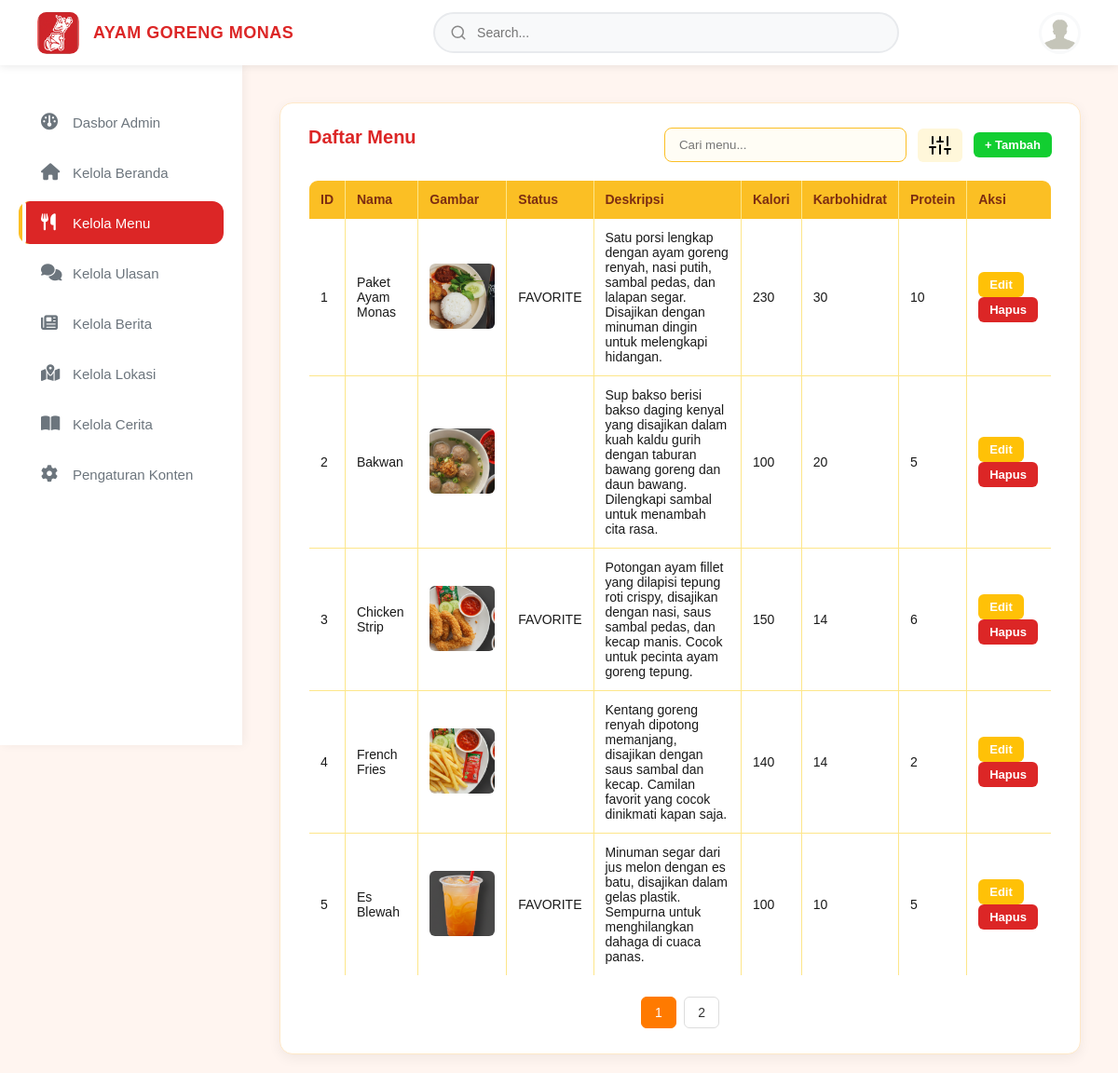
The app's page /Admin/menu/manage_menu.php, older data.
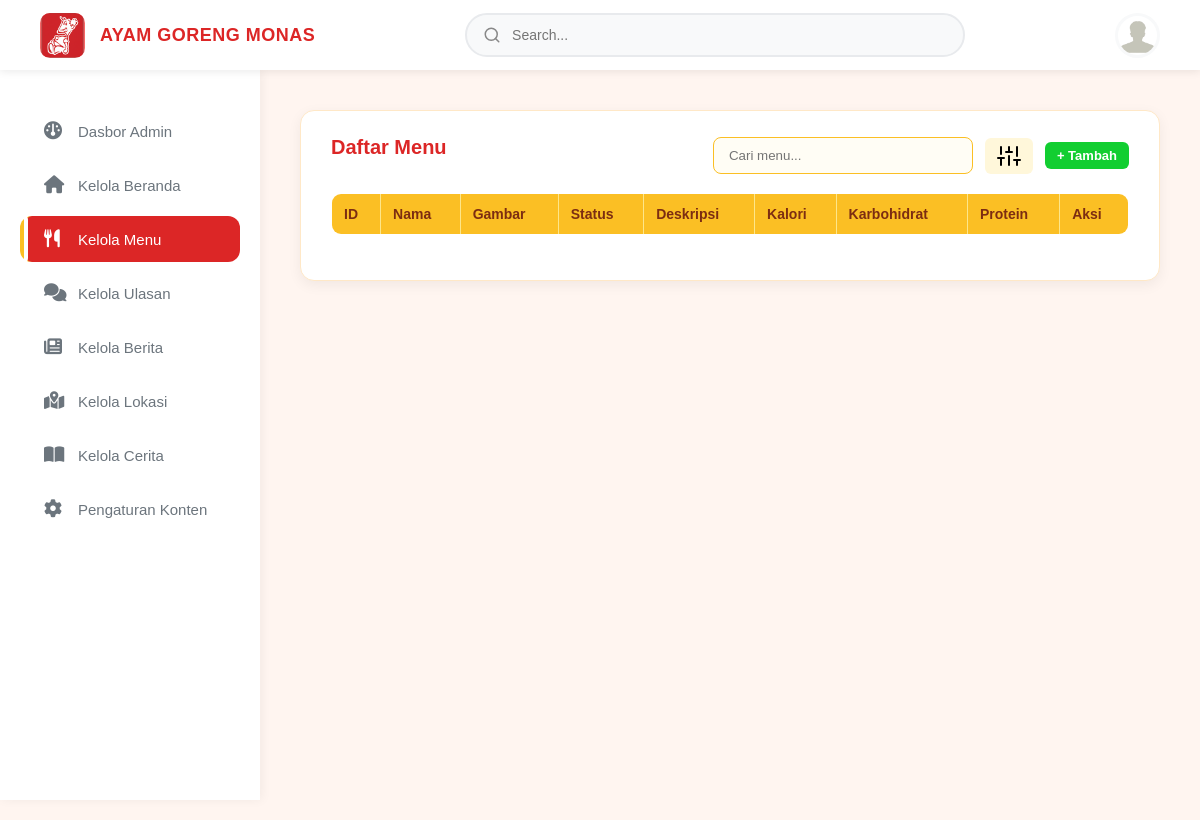
The same page, newer data.
### tables this page shows
CREATE TABLE `menu` (
  `id` int NOT NULL,
  `nama` varchar(50) NOT NULL,
  `gambar` varchar(100) NOT NULL,
  `status` varchar(20) DEFAULT NULL,
  `deskripsi` text,
  `karbohidrat` int DEFAULT NULL,
  `kalori` int DEFAULT NULL,
  `protein` int DEFAULT NULL
);

### Admin/menu/manage_menu.php (the view, shortened to what this page needs)
<?php
$conn = mysqli_connect("localhost", "root", "", "ayamgoreng_monas");
?>
<!DOCTYPE html>
<html lang="en">
<head>
  <link rel="stylesheet" href="../style_admin/manage_menu.css" />
</head>
<body>
<?php
include "../layout/header_admin.php";
include "../layout/sidebar_admin.php";
?>
<section class="main-content">
  <div class="table-section">
    <div class="table-header">
      <h2>Daftar Menu</h2>
      <div class="table-tools">
        <input type="text" placeholder="Cari menu..." class="search-menu">
        <button class="filter-btn">
          <i data-feather="sliders"></i>
        </button>
        <a href="tambah_menu.php">
          <button class="add-btn">+ Tambah</button>
        </a>
      </div>
    </div>
    <?php
      $limit = 5;
      $page  = isset($_GET['page']) ? $_GET['page'] : 1;
      $start = ($page - 1) * $limit;
      $result = mysqli_query($conn,
        "SELECT * FROM menu ORDER BY id ASC LIMIT $start, $limit"
      );
      $total = mysqli_num_rows(mysqli_query($conn, "SELECT * FROM menu"));
      $pages = ceil($total / $limit);
    ?>
    <table border="1" cellpadding="8">
      <tr>
        <th>ID</th>
        <th>Nama</th>
        <th>Gambar</th>
        <th>Status</th>
        <th>Deskripsi</th>
        <th>Kalori</th>
        <th>Karbohidrat</th>
        <th>Protein</th>
        <th>Aksi</th>
      </tr>
      <?php
      while ($row = mysqli_fetch_assoc($result)) {
        $namaMenu = htmlspecialchars($row['nama'], ENT_QUOTES);
        echo "<tr>";
        echo "<td>{$row['id']}</td>";
        echo "<td>{$row['nama']}</td>";
        echo "<td><img class='menu-img' src='../../Source/Daftar menu/{$row['gambar']}'></td>";
        echo "<td>{$row['status']}</td>";
        echo "<td>{$row['deskripsi']}</td>";
        echo "<td>{$row['kalori']}</td>";
        echo "<td>{$row['karbohidrat']}</td>";
        echo "<td>{$row['protein']}</td>";
        echo "<td>
                <a href='edit_menu.php?id={$row['id']}'><button class='edit-btn'>Edit</button></a>
                <button class='delete-btn' onclick=\"showDeleteConfirmation({$row['id']}, '{$namaMenu}', 'menu')\">Hapus</button>
              </td>";
        echo "</tr>";
      }
      ?>
    </table>
    <div class="pagination">
      <?php for ($i = 1; $i <= $pages; $i++) { ?>
        <a
          class="page-btn <?php echo ($i == $page) ? 'active' : ''; ?>"
          href="manage_menu.php?page=<?php echo $i; ?>"
        >
          <?php echo $i; ?>
        </a>
      <?php } ?>
    </div>
  </div>
</section>
</body>
</html>

Row changes from the older to the newer data that the page shows:
removed menu: id "1", nama "Paket Ayam Monas", gambar (picture), status "FAVORITE", deskripsi "Satu porsi lengkap dengan ayam goreng renyah, nasi putih, sambal pedas, dan lalapan segar. Disajikan dengan minuman dingin untuk melengkapi hidangan.", kalori "230", karbohidrat "30", protein "10"
removed menu: id "2", nama "Bakwan", gambar (picture), deskripsi "Sup bakso berisi bakso daging kenyal yang disajikan dalam kuah kaldu gurih dengan taburan bawang goreng dan daun bawang. Dilengkapi sambal untuk menambah cita rasa.", kalori "100", karbohidrat "20", protein "5"
removed menu: id "3", nama "Chicken Strip", gambar (picture), status "FAVORITE", deskripsi "Potongan ayam fillet yang dilapisi tepung roti crispy, disajikan dengan nasi, saus sambal pedas, dan kecap manis. Cocok untuk pecinta ayam goreng tepung.", kalori "150", karbohidrat "14", protein "6"
removed menu: id "4", nama "French Fries", gambar (picture), deskripsi "Kentang goreng renyah dipotong memanjang, disajikan dengan saus sambal dan kecap. Camilan favorit yang cocok dinikmati kapan saja.", kalori "140", karbohidrat "14", protein "2"
removed menu: id "5", nama "Es Blewah", gambar (picture), status "FAVORITE", deskripsi "Minuman segar dari jus melon dengan es batu, disajikan dalam gelas plastik. Sempurna untuk menghilangkan dahaga di cuaca panas.", kalori "100", karbohidrat "10", protein "5"
Text that changed along with them:
list line gone: "1"
list line gone: "2"
